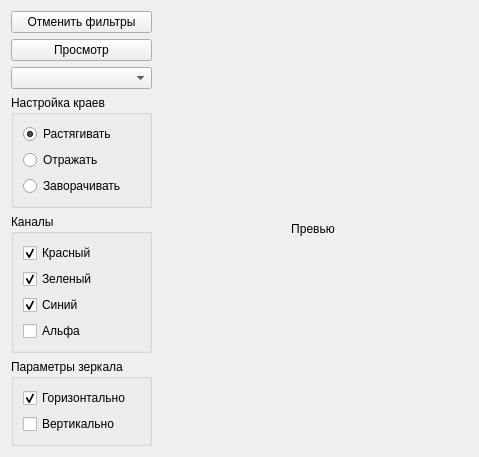
<?xml version="1.0" encoding="UTF-8"?>
<ui version="4.0">
 <class>ImageToolWidget</class>
 <widget class="QWidget" name="ImageToolWidget">
  <property name="geometry">
   <rect>
    <x>0</x>
    <y>0</y>
    <width>479</width>
    <height>454</height>
   </rect>
  </property>
  <property name="windowTitle">
   <string>Form</string>
  </property>
  <layout class="QGridLayout" name="gridLayout">
   <item row="0" column="0">
    <layout class="QVBoxLayout" name="_2">
     <property name="spacing">
      <number>6</number>
     </property>
     <property name="margin">
      <number>0</number>
     </property>
     <item>
      <widget class="QPushButton" name="ReloadButton">
       <property name="text">
        <string>Отменить фильтры</string>
       </property>
      </widget>
     </item>
     <item>
      <widget class="QPushButton" name="FilterButton">
       <property name="text">
        <string>Просмотр</string>
       </property>
      </widget>
     </item>
     <item>
      <widget class="QComboBox" name="FiltersCombo"/>
     </item>
     <item>
      <widget class="QGroupBox" name="gbBorderPolicy">
       <property name="sizePolicy">
        <sizepolicy hsizetype="Minimum" vsizetype="Preferred">
         <horstretch>0</horstretch>
         <verstretch>0</verstretch>
        </sizepolicy>
       </property>
       <property name="title">
        <string>Настройка краев</string>
       </property>
       <layout class="QVBoxLayout" name="_3">
        <property name="spacing">
         <number>6</number>
        </property>
        <property name="margin">
         <number>9</number>
        </property>
        <item>
         <widget class="QRadioButton" name="rbExtend">
          <property name="text">
           <string>Растягивать</string>
          </property>
          <property name="checked">
           <bool>true</bool>
          </property>
         </widget>
        </item>
        <item>
         <widget class="QRadioButton" name="rbMirror">
          <property name="text">
           <string>Отражать</string>
          </property>
         </widget>
        </item>
        <item>
         <widget class="QRadioButton" name="rbWrap">
          <property name="text">
           <string>Заворачивать</string>
          </property>
         </widget>
        </item>
       </layout>
      </widget>
     </item>
     <item>
      <widget class="QGroupBox" name="gbChannels">
       <property name="sizePolicy">
        <sizepolicy hsizetype="Minimum" vsizetype="Preferred">
         <horstretch>0</horstretch>
         <verstretch>0</verstretch>
        </sizepolicy>
       </property>
       <property name="title">
        <string>Каналы</string>
       </property>
       <layout class="QVBoxLayout" name="_4">
        <property name="spacing">
         <number>6</number>
        </property>
        <property name="margin">
         <number>9</number>
        </property>
        <item>
         <widget class="QCheckBox" name="ckRed">
          <property name="text">
           <string>Красный</string>
          </property>
          <property name="checked">
           <bool>true</bool>
          </property>
         </widget>
        </item>
        <item>
         <widget class="QCheckBox" name="ckGreen">
          <property name="text">
           <string>Зеленый</string>
          </property>
          <property name="checked">
           <bool>true</bool>
          </property>
         </widget>
        </item>
        <item>
         <widget class="QCheckBox" name="ckBlue">
          <property name="text">
           <string>Синий</string>
          </property>
          <property name="checked">
           <bool>true</bool>
          </property>
         </widget>
        </item>
        <item>
         <widget class="QCheckBox" name="ckAlpha">
          <property name="text">
           <string>Альфа</string>
          </property>
         </widget>
        </item>
       </layout>
      </widget>
     </item>
     <item>
      <widget class="QGroupBox" name="gbMirror">
       <property name="title">
        <string>Параметры зеркала</string>
       </property>
       <layout class="QVBoxLayout" name="_5">
        <property name="spacing">
         <number>6</number>
        </property>
        <property name="margin">
         <number>9</number>
        </property>
        <item>
         <widget class="QCheckBox" name="ckHorizontal">
          <property name="text">
           <string>Горизонтально</string>
          </property>
          <property name="checked">
           <bool>true</bool>
          </property>
         </widget>
        </item>
        <item>
         <widget class="QCheckBox" name="ckVertical">
          <property name="text">
           <string>Вертикально</string>
          </property>
         </widget>
        </item>
       </layout>
      </widget>
     </item>
     <item>
      <spacer>
       <property name="orientation">
        <enum>Qt::Vertical</enum>
       </property>
       <property name="sizeHint" stdset="0">
        <size>
         <width>20</width>
         <height>40</height>
        </size>
       </property>
      </spacer>
     </item>
    </layout>
   </item>
   <item row="0" column="1">
    <widget class="QLabel" name="PixmapLabel">
     <property name="sizePolicy">
      <sizepolicy hsizetype="Expanding" vsizetype="Expanding">
       <horstretch>0</horstretch>
       <verstretch>0</verstretch>
      </sizepolicy>
     </property>
     <property name="minimumSize">
      <size>
       <width>300</width>
       <height>300</height>
      </size>
     </property>
     <property name="text">
      <string>Превью</string>
     </property>
     <property name="alignment">
      <set>Qt::AlignCenter</set>
     </property>
    </widget>
   </item>
  </layout>
 </widget>
 <resources/>
 <connections/>
</ui>
